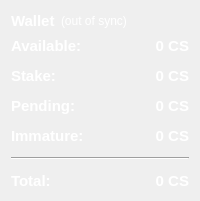
          <widget class="QWidget" name="widget" native="true">
           <layout class="QVBoxLayout" name="verticalLayout_4">
            <item>
             <layout class="QHBoxLayout" name="horizontalLayout_4">
              <item>
               <widget class="QLabel" name="label_2">
                <property name="font">
                 <font>
                  <pointsize>11</pointsize>
                  <weight>75</weight>
                  <bold>true</bold>
                 </font>
                </property>
                <property name="styleSheet">
                 <string notr="true">QLabel { color: white; }</string>
                </property>
                <property name="text">
                 <string>Wallet</string>
                </property>
               </widget>
              </item>
              <item>
               <widget class="QLabel" name="labelWalletStatus">
                <property name="toolTip">
                 <string>The displayed information may be out of date. Your wallet automatically synchronizes with the CryptoSpots network after a connection is established, but this process has not completed yet.</string>
                </property>
                <property name="styleSheet">
                 <string notr="true">QLabel { color: white; }</string>
                </property>
                <property name="text">
                 <string notr="true">(out of sync)</string>
                </property>
                <property name="alignment">
                 <set>Qt::AlignLeading|Qt::AlignLeft|Qt::AlignVCenter</set>
                </property>
               </widget>
              </item>
              <item>
               <spacer name="horizontalSpacer_2">
                <property name="orientation">
                 <enum>Qt::Horizontal</enum>
                </property>
                <property name="sizeHint" stdset="0">
                 <size>
                  <width>40</width>
                  <height>20</height>
                 </size>
                </property>
               </spacer>
              </item>
             </layout>
            </item>
            <item>
             <layout class="QFormLayout" name="formLayout_2">
              <property name="fieldGrowthPolicy">
               <enum>QFormLayout::AllNonFixedFieldsGrow</enum>
              </property>
              <property name="horizontalSpacing">
               <number>12</number>
              </property>
              <property name="verticalSpacing">
               <number>12</number>
              </property>
              <item row="0" column="0">
               <widget class="QLabel" name="label">
                <property name="font">
                 <font>
                  <pointsize>11</pointsize>
                  <weight>75</weight>
                  <bold>true</bold>
                 </font>
                </property>
                <property name="styleSheet">
                 <string notr="true">QLabel { color: white; }</string>
                </property>
                <property name="text">
                 <string>Available:</string>
                </property>
               </widget>
              </item>
              <item row="0" column="1">
               <widget class="QLabel" name="labelBalance">
                <property name="enabled">
                 <bool>true</bool>
                </property>
                <property name="sizePolicy">
                 <sizepolicy hsizetype="Preferred" vsizetype="Preferred">
                  <horstretch>0</horstretch>
                  <verstretch>0</verstretch>
                 </sizepolicy>
                </property>
                <property name="font">
                 <font>
                  <pointsize>11</pointsize>
                  <weight>75</weight>
                  <bold>true</bold>
                 </font>
                </property>
                <property name="cursor">
                 <cursorShape>IBeamCursor</cursorShape>
                </property>
                <property name="toolTip">
                 <string>Your current spendable balance</string>
                </property>
                <property name="styleSheet">
                 <string notr="true">QLabel { color: white; }</string>
                </property>
                <property name="text">
                 <string notr="true">0 CS</string>
                </property>
                <property name="alignment">
                 <set>Qt::AlignRight|Qt::AlignTrailing|Qt::AlignVCenter</set>
                </property>
                <property name="textInteractionFlags">
                 <set>Qt::LinksAccessibleByMouse|Qt::TextSelectableByKeyboard|Qt::TextSelectableByMouse</set>
                </property>
               </widget>
              </item>
              <item row="1" column="0">
               <widget class="QLabel" name="label_3">
                <property name="font">
                 <font>
                  <pointsize>11</pointsize>
                  <weight>75</weight>
                  <bold>true</bold>
                 </font>
                </property>
                <property name="styleSheet">
                 <string notr="true">QLabel { color: white; }</string>
                </property>
                <property name="text">
                 <string>Stake:</string>
                </property>
               </widget>
              </item>
              <item row="1" column="1">
               <widget class="QLabel" name="labelStake">
                <property name="font">
                 <font>
                  <pointsize>11</pointsize>
                  <weight>75</weight>
                  <bold>true</bold>
                 </font>
                </property>
                <property name="cursor">
                 <cursorShape>IBeamCursor</cursorShape>
                </property>
                <property name="toolTip">
                 <string>Total of coins that was staked, and do not yet count toward the current balance</string>
                </property>
                <property name="styleSheet">
                 <string notr="true">QLabel { color: white; }</string>
                </property>
                <property name="text">
                 <string notr="true">0 CS</string>
                </property>
                <property name="alignment">
                 <set>Qt::AlignRight|Qt::AlignTrailing|Qt::AlignVCenter</set>
                </property>
                <property name="textInteractionFlags">
                 <set>Qt::LinksAccessibleByMouse|Qt::TextSelectableByKeyboard|Qt::TextSelectableByMouse</set>
                </property>
               </widget>
              </item>
              <item row="2" column="0">
               <widget class="QLabel" name="label_4">
                <property name="font">
                 <font>
                  <pointsize>11</pointsize>
                  <weight>75</weight>
                  <bold>true</bold>
                 </font>
                </property>
                <property name="styleSheet">
                 <string notr="true">QLabel { color: white; }</string>
                </property>
                <property name="text">
                 <string>Pending:</string>
                </property>
               </widget>
              </item>
              <item row="2" column="1">
               <widget class="QLabel" name="labelUnconfirmed">
                <property name="font">
                 <font>
                  <pointsize>11</pointsize>
                  <weight>75</weight>
                  <bold>true</bold>
                 </font>
                </property>
                <property name="cursor">
                 <cursorShape>IBeamCursor</cursorShape>
                </property>
                <property name="toolTip">
                 <string>Total of transactions that have yet to be confirmed, and do not yet count toward the current balance</string>
                </property>
                <property name="styleSheet">
                 <string notr="true">QLabel { color: white; }</string>
                </property>
                <property name="text">
                 <string notr="true">0 CS</string>
                </property>
                <property name="alignment">
                 <set>Qt::AlignRight|Qt::AlignTrailing|Qt::AlignVCenter</set>
                </property>
                <property name="textInteractionFlags">
                 <set>Qt::LinksAccessibleByMouse|Qt::TextSelectableByKeyboard|Qt::TextSelectableByMouse</set>
                </property>
               </widget>
              </item>
              <item row="3" column="0">
               <widget class="QLabel" name="labelImmatureText">
                <property name="font">
                 <font>
                  <pointsize>11</pointsize>
                  <weight>75</weight>
                  <bold>true</bold>
                 </font>
                </property>
                <property name="styleSheet">
                 <string notr="true">QLabel { color: white; }</string>
                </property>
                <property name="text">
                 <string>Immature:</string>
                </property>
               </widget>
              </item>
              <item row="3" column="1">
               <widget class="QLabel" name="labelImmature">
                <property name="font">
                 <font>
                  <pointsize>11</pointsize>
                  <weight>75</weight>
                  <bold>true</bold>
                 </font>
                </property>
                <property name="toolTip">
                 <string>Mined balance that has not yet matured</string>
                </property>
                <property name="styleSheet">
                 <string notr="true">QLabel { color: white; }</string>
                </property>
                <property name="text">
                 <string notr="true">0 CS</string>
                </property>
                <property name="alignment">
                 <set>Qt::AlignRight|Qt::AlignTrailing|Qt::AlignVCenter</set>
                </property>
                <property name="textInteractionFlags">
                 <set>Qt::LinksAccessibleByMouse|Qt::TextSelectableByKeyboard|Qt::TextSelectableByMouse</set>
                </property>
               </widget>
              </item>
              <item row="4" column="0" colspan="2">
               <widget class="Line" name="line">
                <property name="orientation">
                 <enum>Qt::Horizontal</enum>
                </property>
               </widget>
              </item>
              <item row="5" column="0">
               <widget class="QLabel" name="labelTotalText">
                <property name="font">
                 <font>
                  <pointsize>11</pointsize>
                  <weight>75</weight>
                  <bold>true</bold>
                 </font>
                </property>
                <property name="styleSheet">
                 <string notr="true">QLabel { color: white; }</string>
                </property>
                <property name="text">
                 <string>Total:</string>
                </property>
               </widget>
              </item>
              <item row="5" column="1">
               <widget class="QLabel" name="labelTotal">
                <property name="font">
                 <font>
                  <pointsize>11</pointsize>
                  <weight>75</weight>
                  <bold>true</bold>
                 </font>
                </property>
                <property name="cursor">
                 <cursorShape>IBeamCursor</cursorShape>
                </property>
                <property name="toolTip">
                 <string>Your current total balance</string>
                </property>
                <property name="styleSheet">
                 <string notr="true">QLabel { color: white; }</string>
                </property>
                <property name="text">
                 <string notr="true">0 CS</string>
                </property>
                <property name="alignment">
                 <set>Qt::AlignRight|Qt::AlignTrailing|Qt::AlignVCenter</set>
                </property>
                <property name="textInteractionFlags">
                 <set>Qt::LinksAccessibleByMouse|Qt::TextSelectableByKeyboard|Qt::TextSelectableByMouse</set>
                </property>
               </widget>
              </item>
             </layout>
            </item>
           </layout>
          </widget>
